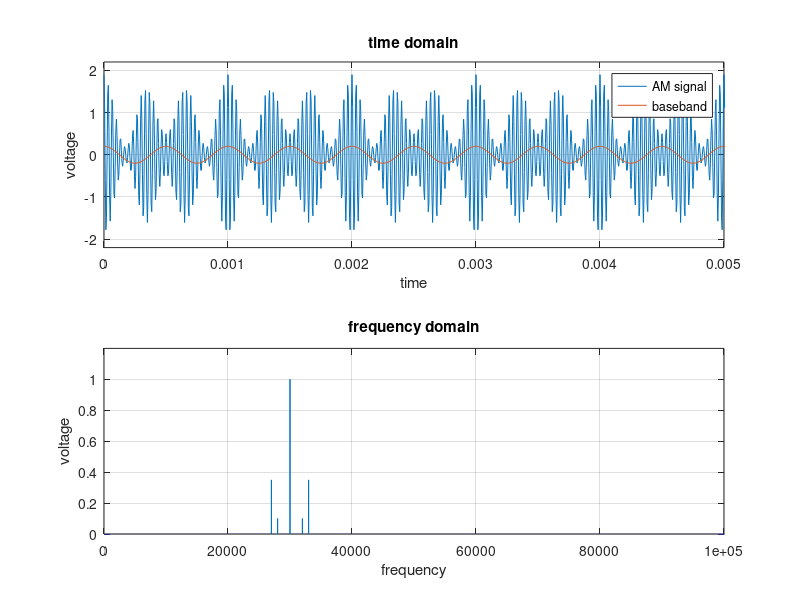

MATLAB code for this plot:
% Amplitude Modulation (AM)

fs = 200e3; % sample rate 10 kHz
Ts = 1/fs;  % time step
t = 0:Ts:1-Ts; % time vector start / step / end

% generate waves:
% wave 1 -> carrier / Traeger
fb1 = 30000; % Hz
ub1 = cos(2 * pi * fb1 * t);

% wave 2 -> baseband / Audiosignal
fb2 = 2000; % Hz
m2 = 0.2;
ub2 = m2 * cos(2 * pi * fb2 * t);

% wave 3 -> baseband / Audiosignal
fb3 = 3000; % Hz
m3 = 0.7;
ub3 = m3 * cos(2 * pi * fb3 * t);

% Vektorielle Multiplication ub1 * ub2
m = 0.2; % Modulationsgrad ("modulation index")
ub = ub1 .* (1 + ub2 + ub3); % Mit DC-Anteil: 0 <= (1 + ub2) <= 2 

% Sample File speichern:
save('am_samples_200k', 'ub');

%  Plot Time Domain (Zeitbereichsdarstellung)
figure(1);
subplot(2, 1, 1); % 2 rows, 1 column, 1st row
plot(t, ub, t, ub2), grid on; % ub(t)
axis([0.0 0.005 -2.2 2.2]);
title('time domain');
xlabel('time');
ylabel('voltage');
legend('AM signal', 'baseband');

% Calculate Frequency Spectrum 
% with Fast Fourier Transformation (FFT)
F = fft(ub); % fourier coefficient (= amplitude) at each frequency 
n = length(ub); % number of samples
f = (0 : n-1)*(fs/n); % vector of frequencies
volt = 2/n * abs(F); % absolute value of amplitude

% Plot Frequency Domain (Frequenzbereichsdarstellung)
subplot(2, 1, 2); % 2nd row
plot(f, volt); % volt(f)
grid on;
axis([0 100e3 0 1.2]);
title('frequency domain');
xlabel('frequency');
ylabel('voltage');
